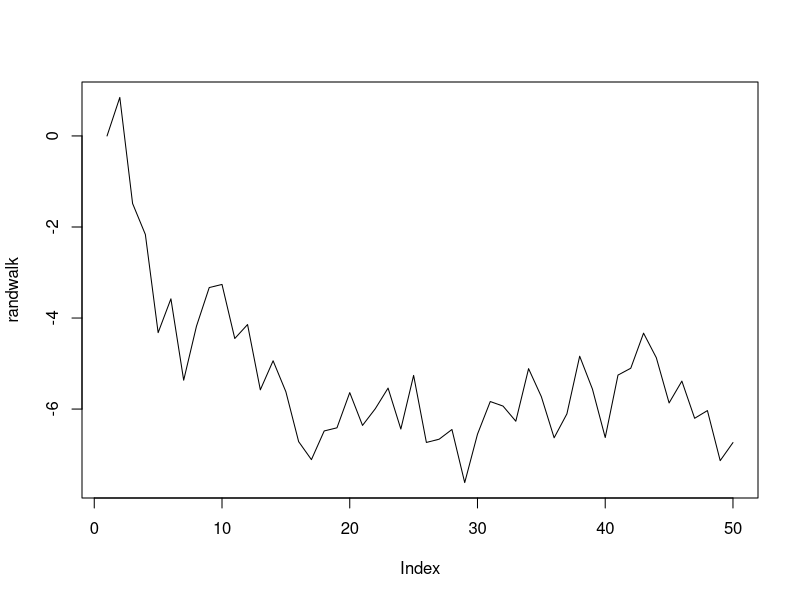
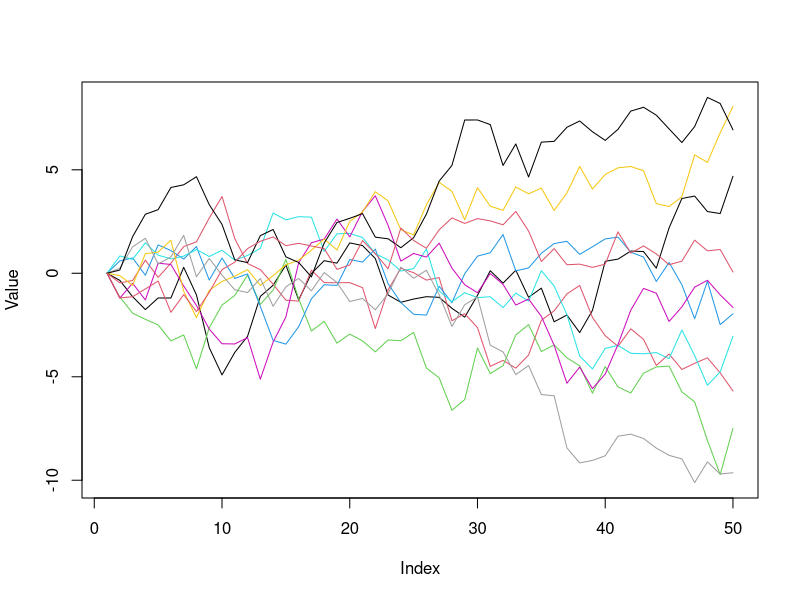

These figures' R source, in order:
# Practice Problem Solutions

library(dplyr)

# 1.  ---------------------------------------------------------------------

ZerotoNA <- function(x) {
  x[which(x==0)] <- NA
  return(x)
}

test <- c(1,2,3,0,0,4,5,NA)
ZerotoNA(test)

# 2.  ---------------------------------------------------------------------

NAtoZero <- function(x) {
  x[which(is.na(x))] <- 0
  return(x)
}

NAtoZero(test)

# 3.  ---------------------------------------------------------------------

times2 <- function(x) {
  if(!is.numeric(x)) {
    return("Not a number")
  } else {
    x2 <- x*2
    return(x2)
  }
}

times2(5)
times2("A")

# 4.  ---------------------------------------------------------------------

lengthdata <- data.frame(Length=c(10,11,50,12,NA,0.5,100,0.2),
                         Units=c("cm","cm","mm","cm",NA,"not recorded","mm","m"))

convertlengths <- function(len, units) {
  if(!is.na(units) & !is.na(len)) {
    if(units=="cm") {
      y=len
    } 
    else if(units=="mm") {
      y=len/10
    } 
    else if(units=="m") {
      y=len*100
    } 
    else { #if units do not match "m", "cm", or "mm"
      y=NA
    }
  } 
  else { #if the units are NA
    y=NA
  }
  return(y)
}

lengthdata$Lengthcm=NA
for(i in 1:nrow(lengthdata)) {
  lengthdata$Lengthcm[i] <- convertlengths(len=lengthdata$Length[i],units=lengthdata$Units[i])
}
lengthdata

# 5.  ---------------------------------------------------------------------

convertlengths2 <- function(len, units, outunits="cm") {
  if(!is.na(units) & !is.na(len)) {
    if(units=="cm") {
      y=len
    } 
    else if(units=="mm") {
      y=len/10
    } 
    else if(units=="m") {
      y=len*100
    } 
    else { #if units do not match "m", "cm", or "mm"
      y=NA
    }
  } 
  else { #if the units are NA
    y=NA
  }
  
  if(outunits=="cm") {
    return(y)
  }
  if(outunits=="mm") {
    return(y*10)
  }

}

lengthdata$Lengthmm=NA
for(i in 1:nrow(lengthdata)) {
  lengthdata$Lengthmm[i] <- convertlengths2(len=lengthdata$Length[i],units=lengthdata$Units[i],outunits = "mm")
}
lengthdata

# 6.  ---------------------------------------------------------------------

randwalk <- numeric(length = 50)
randwalk[1] <- 0

for(i in 2:length(randwalk)) {
  randwalk[i] <- randwalk[i-1] + rnorm(n = 1, mean = 0, sd = 1)
}

plot(randwalk, type="l")

# 7.  ---------------------------------------------------------------------

#rows are timesteps, cols are simulations
randwalk2 <- matrix(ncol = 10, nrow = 50)
randwalk2[1,] <- 0

for(j in 1:ncol(randwalk2)) { #simulations
  for(i in 2:nrow(randwalk2)) { #timesteps
    randwalk2[i,j] <- randwalk2[i-1,j] + rnorm(n = 1, mean = 0, sd = 1)
  }
}

plot(randwalk2[,1], type="n",ylim=range(randwalk2),ylab="Value")
for(j in 1:ncol(randwalk2)) {
  lines(randwalk2[,j], col=j)
}

# 8.  ---------------------------------------------------------------------

fish <- read.csv("data/groundfish.csv")

gbfish <- filter(fish, Region=="Georges Bank") %>% 
  select(-YEAR,-Region)

cor(gbfish)

nspecies=ncol(gbfish)
cormat=matrix(nrow = nspecies, ncol = nspecies)
for(i in 1:nspecies) {
  for(j in 1:nspecies) {
    cormat[i,j]=cor(gbfish[,i],gbfish[,j])
  }
}
rownames(cormat) <- colnames(cormat) <- colnames(gbfish)
cormat

# 9.  ---------------------------------------------------------------------

pmat=matrix(nrow = nspecies, ncol = nspecies)
for(i in 1:nspecies) {
  for(j in 1:nspecies) {
    pmat[i,j]=cor.test(gbfish[,i],gbfish[,j])$p.value
  }
}
rownames(pmat) <- colnames(pmat) <- colnames(gbfish)
pmat
